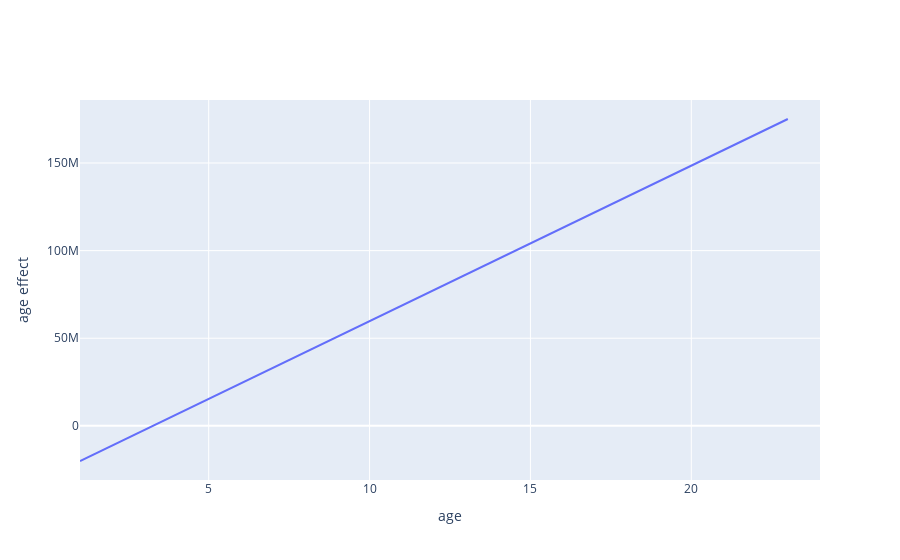

Notebook source saved alongside this figure:
### Code cell
reg_t = reg1.coef_[len_v + 1:len_t+len_v]
t_range = [t.min(),t.max()]
t_layout = go.Layout(
    title=
        {
            'y':0.9,
            'x':0.45,
            'xanchor': 'center', 
            'yanchor': 'top'
        },
        xaxis=dict(
            title="age",
            range = t_range
        ),
        yaxis=dict(
            title="age effect"
        )
    )

age_trace0 = go.Scatter(
    x = t,
    y = reg_t,
    mode = 'lines',
    name = 'default rate'   
)

age_fig = go.Figure({'data': [age_trace0],'layout': t_layout})
age_fig.show()

### Figure 1 — Plotly figure (JSON) as saved in the notebook; plotly's stock layout.template omitted (floating-point values rounded to 4 significant figures)
{"data": [{"mode": "lines", "name": "default rate", "type": "scatter", "x": [1, 2, 3, 4, 5, 6, 7, 8, 9, 10, 11, 12, 13, 14, 15, 16, 17, 18, 19, 20, 21, 22, 23, 24], "y": [-20050000.0, -11180000.0, -2309000.0, 6562000.0, 15430000.0, 24300000.0, 33180000.0, 42050000.0, 50920000.0, 59790000.0, 68660000.0, 77530000.0, 86400000.0, 95270000.0, 104100000.0, 113000000.0, 121900000.0, 130800000.0, 139600000.0, 148500000.0, 157400000.0, 166200000.0, 175100000.0]}], "layout": {"title": {"x": 0.45, "xanchor": "center", "y": 0.9, "yanchor": "top"}, "xaxis": {"range": [1, 24], "title": {"text": "age"}}, "yaxis": {"title": {"text": "age effect"}}}}
